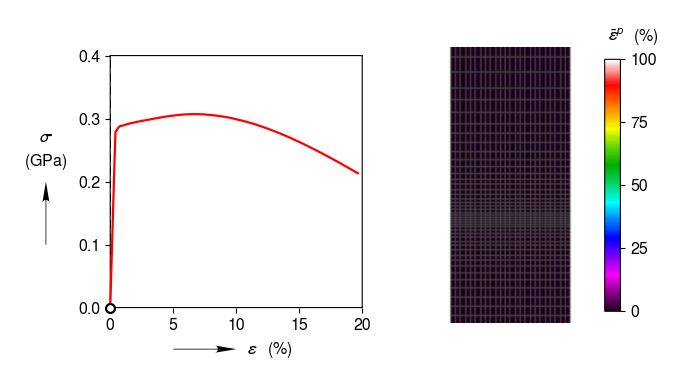

Write the Python code that produced this figure.
# -*- coding: utf-8 -*-
"""
Created on Sat Apr 18 15:50:49 2015

@author: Ben
"""
import matplotlib.pyplot, clearplot, os
import numpy as np
import clearplot.figure as figure
import clearplot.plot_functions as pf
import matplotlib.animation as ani
import matplotlib.pyplot as plt

#Load response curve
data_dir = os.path.join(os.path.dirname(clearplot.__file__), os.pardir, 'doc', \
    'source', 'data')
path = os.path.join(data_dir, 's140302C-mechanical_response.csv')
data_a = np.loadtxt(path, delimiter = ',')
#Specify the indices of the field images to be plotted
ndx_list = range(0, 253)
#Specify the column indices to crop the image data to
cols = range(110, 110+115)
#Specify the initial marker location
x_b = np.array([data_a[0,0]])
y_b = np.array([data_a[0,1]])
#Load the first image
im_filename = os.path.join('lo-rez_field_images', \
    's140302C-eqps_field-frame_%r.png' %(1))
im_path = os.path.join(data_dir, im_filename)
im = matplotlib.pyplot.imread(im_path)

#Create figure window (specify in pixels, but convert to mm)
fig_size = np.array([680.0, 380.0]) / clearplot.params.dpmm
fig = figure.Figure(size = fig_size)
#Create mechanical response plot
[fig, ax, curves] = pf.plot('', data_a[:,0], data_a[:,1], \
	x_label = ['\varepsilon', '\%'], y_label = ['\sigma', 'GPa'], \
    fig = fig, ax_pos = [35.0, 23.0])
ax.plot_markers(x_b, y_b, colors = [1,1,1], edge_widths = [2], sizes = [8])
#Create image plot
[fig, im_ax, imgs] = pf.show_im('', im[:, cols], scale_im = 1.15, \
    c_label = ['\bar{\varepsilon}^p', '\%'], c_lim = [0, 100], c_tick = 25, \
    c_bar = True, fig = fig, ax_pos = [140.0, 18.0], im_interp = 'bicubic')
#Save the first image of the video (for the website)
fig.save('video.png')

#Get the marker and image objects to be updated with each frame
marker = ax.markers[0]
img = imgs[0]
def init():
    marker.set_data([], [])
    img.set_data([[]])
    return marker, img,
#Define how the figure will be updated with each new frame
def update_fig(i):
    #Update marker position
    marker.set_data([data_a[2*i,0]], [data_a[2*i,1]])
    ##Load field image
    im_filename = os.path.join('lo-rez_field_images', \
        's140302C-eqps_field-frame_%r.png' %(2*i+1))
    im_path = os.path.join(data_dir, im_filename)
    im = matplotlib.pyplot.imread(im_path)
    #Update image
    img.set_data(im[:,cols])
    return marker, img,
    
#Create the animation
anim = ani.FuncAnimation(fig.mpl_fig, update_fig, init_func = init, \
    frames = int(max(ndx_list)/2), interval = 2)
#Specify ffmpeg installation path
plt.rcParams['animation.ffmpeg_path'] = u'/opt/local/bin/ffmpeg'
#Save the animation
writer = ani.FFMpegWriter(fps = 15, bitrate = 300)
anim.save('video.mp4', writer = writer)